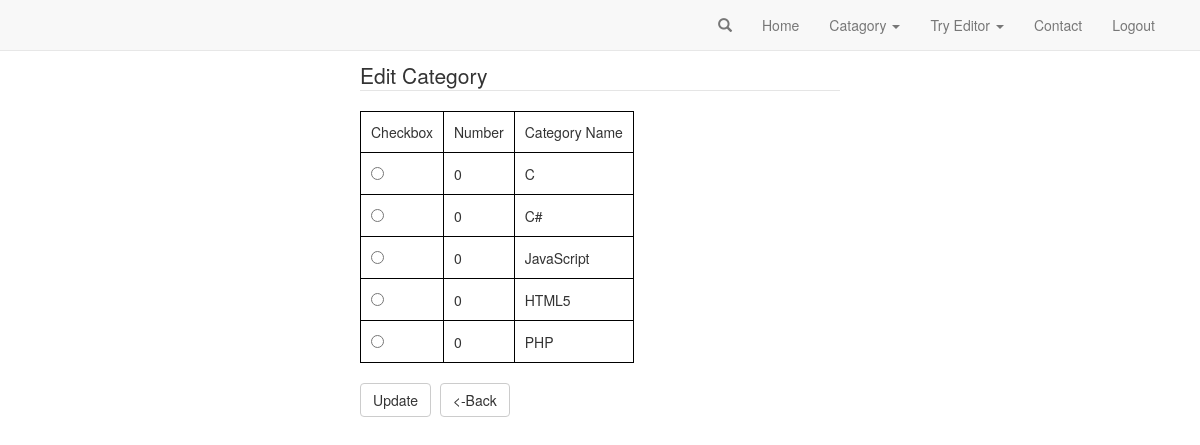
The app's page /rename-cat.php (signed in) with its own data.
### tables this page shows
CREATE TABLE IF NOT EXISTS `category_table` (
`category_id` int(200) NOT NULL,
  `category_name` char(200) NOT NULL
);

### class/database.php (called while the page is built, shortened)
<?php
class Database {
	 function __construct() {
		$this->conn = new mysqli(DB_HOST, DB_USER, DB_PASS, DB_NAME);
   }
   function select($sql)
   {
   		$result = $this->conn->query($sql);
		$data=array();
		if($result)
		{
			if ($result->num_rows > 0) {
				while($row = $result->fetch_assoc()) {
					$data[]=$row;
				}
			}
		}
		return $data;
   }
}
?>

### class/category.php (called while the page is built, shortened)
<?php
require_once("DbClass.php");
class Category extends DbClass
{
	function getAllCategory()
	{
		return $this->db->select("SELECT * FROM category_table");
	}
}
?>

### class/DbClass.php (called while the page is built)
<?php
require_once("database.php");
class DbClass
{
	function __construct()
	{
		$this->db=new Database();
	}
}
?>

### rename-cat.php (the view, shortened to what this page needs)
<?php
  require_once('class/category.php');
  $cat= new category();
  $data['allcats'] = $cat->getAllCategory();
?>
<!DOCTYPE html>
<html>
<head>
  <link rel="stylesheet" href="css/bootstrap.css">
  <link rel="stylesheet" type="text/css" href="css/adminstyle.css">
</head>
<body>
  <nav class="navbar navbar-default navbar-fixed-top">
    <?php include('include/nav2.php'); ?>
  </nav>
 	<form class="all add-cat" action="edit-catname.php" method="post">
   	<fieldset>
    	<legend>Edit Category</legend>
      <table>
    		<tr>
        		<td>Checkbox</td>
        		<td>Number</td>
        		<td>Category Name</td>
        	</tr>
        	<?php
        foreach ($data['allcats'] as $value) {
          $i=0;
        ?>
          <tr>
            <td>
              <input type="radio" name="catid" value="<?php  echo $value['category_id']; ?>"><br>
            </td>
            <td>
               <?php echo $i; ?>
            </td>
            <td>
              <?php echo $value['category_name']; ?>
            </td>
          </tr>
          <?php $i++; }?>
      	</table>
    		<br>
    		<input class="btn btn-default" type="submit" name="submit" value="Update"/>
        <a class="btn btn-default back-btn" href="updatecat.php" role="button"><-Back</a>
    </fieldset>
  </form>
</body>
</html>

### css/adminstyle.css (style rules this page uses)
.back-btn { margin-left: 1%; }
.all { display: table; margin: auto; }
.add-cat { margin-top: 60px; width: 40%; }

### rename-cat.php (style rules this page uses)
table, th, td { border: 1px solid black; border-collapse: collapse; }
th, td { padding: 10px; }

### records on screen
category_table: i "0", category_name "C"
category_table: i "0", category_name "C#"
category_table: i "0", category_name "JavaScript"
category_table: i "0", category_name "HTML5"
category_table: i "0", category_name "PHP"
